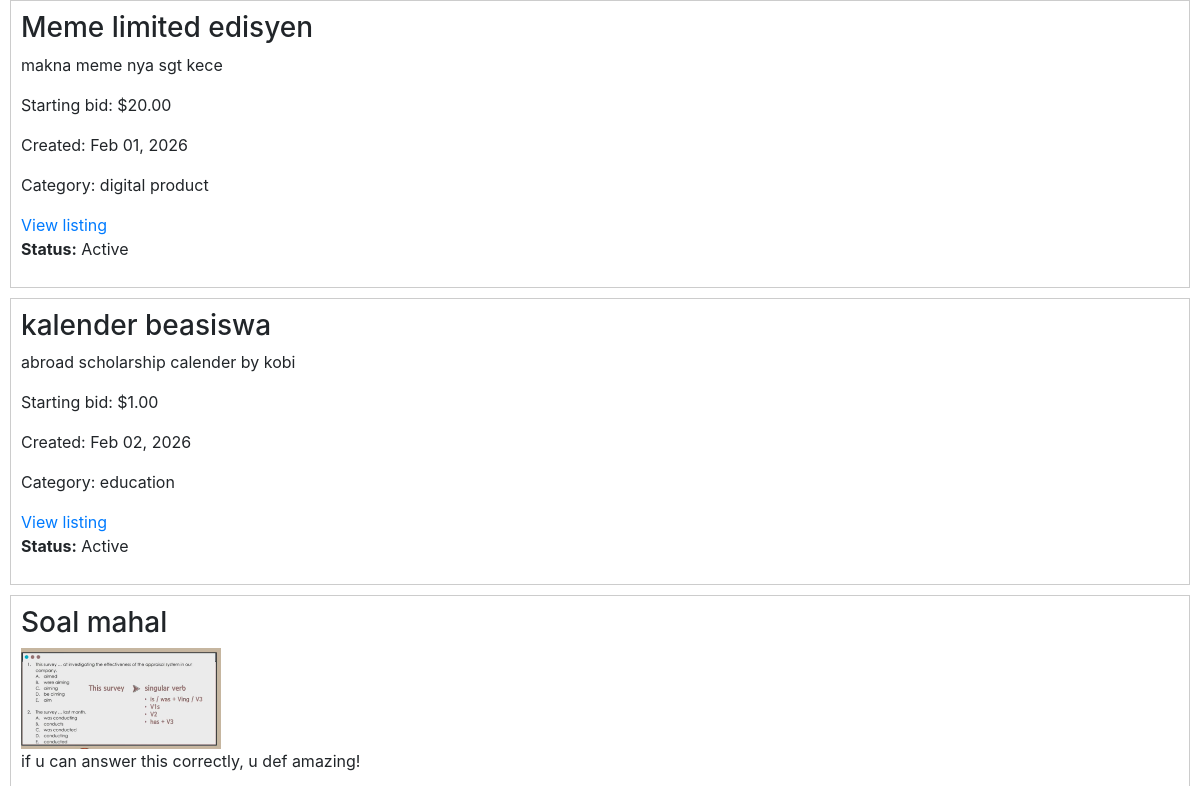
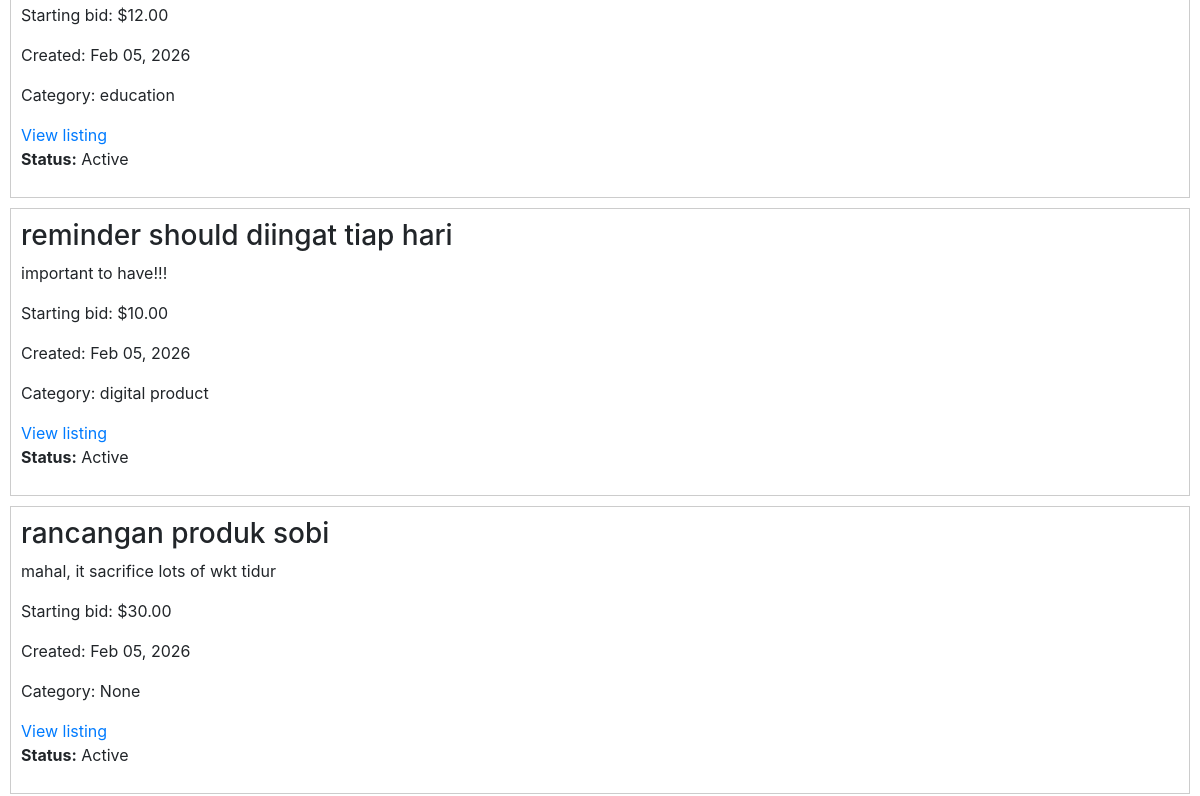
The app's page / (middle part), older data (2 pictures, top to bottom).
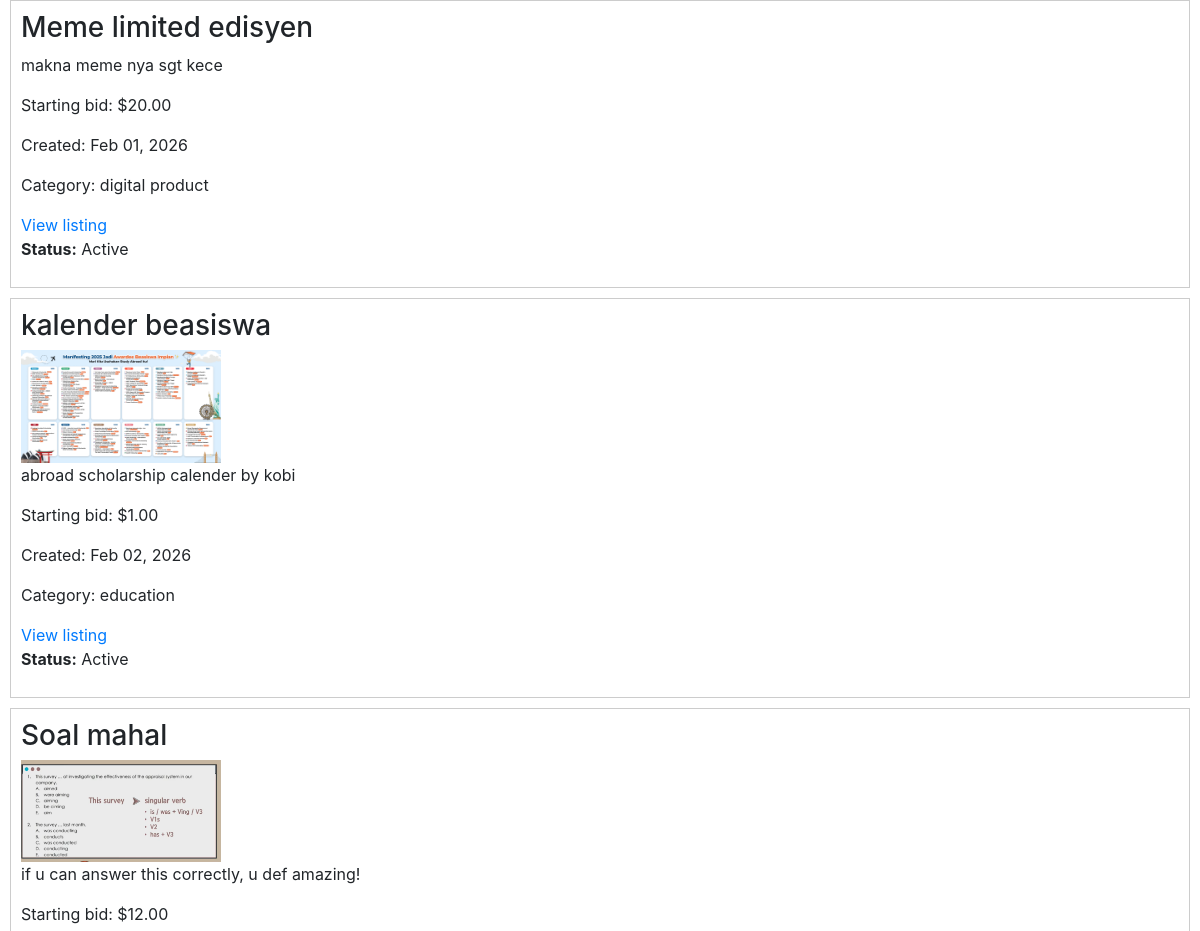
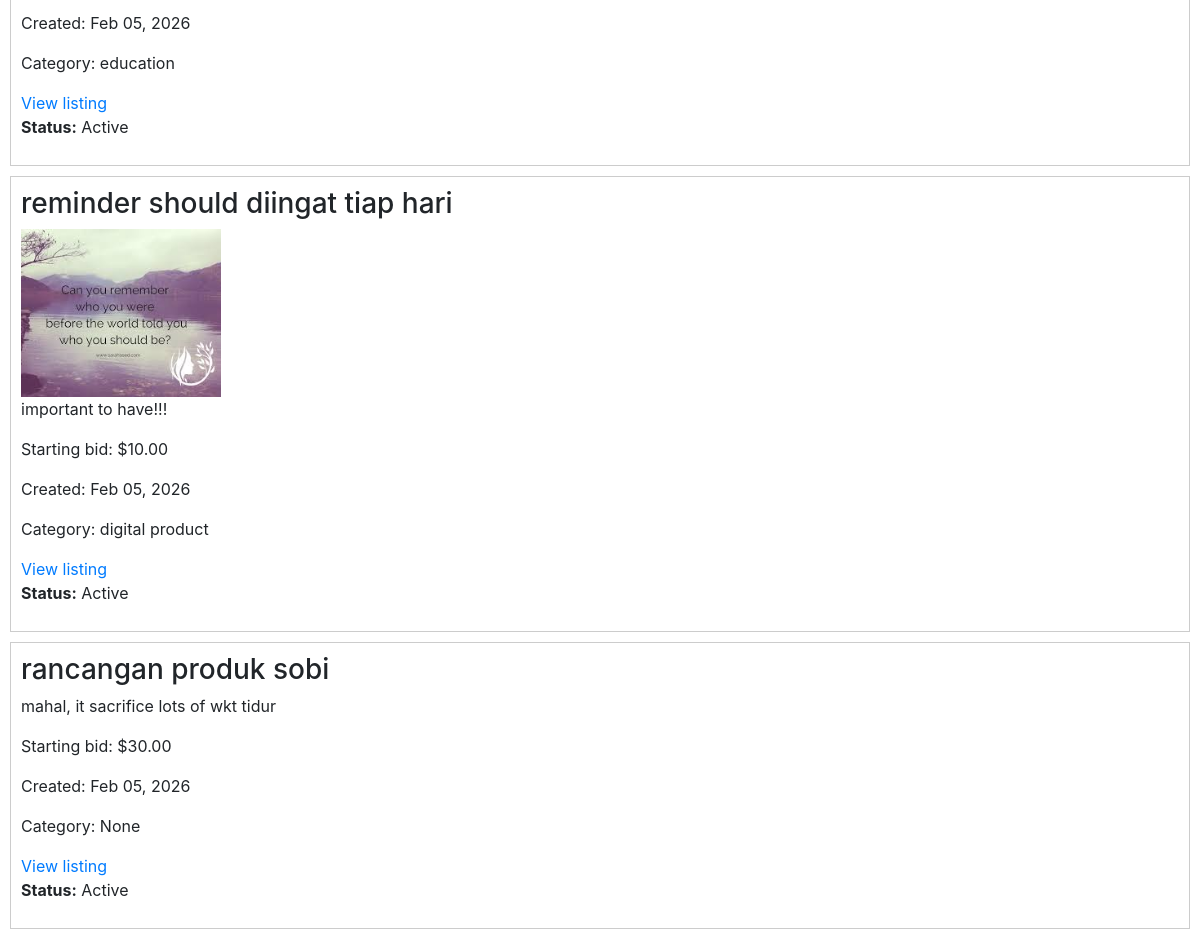
The same page, newer data (2 pictures, top to bottom).
### auctions/models.py (models this page shows, shortened)
class AuctionList(models.Model):
    owner = models.ForeignKey(
        User, on_delete = models.CASCADE, related_name="listings"
    )
    title = models.CharField(max_length=120)
    description = models.TextField()
    starting_bid = models.DecimalField(
        max_digits=10, decimal_places=2
    )
    image = models.ImageField(    # or URL field
       upload_to ="images/", blank = True, null = True
    )
    category = models.ForeignKey(
        Category, on_delete=models.SET_NULL, related_name="listings",  blank = True, null = True
    )
    date_posted = models.DateTimeField(auto_now_add=True)
    is_active = models.BooleanField(default=True)
    winner = models.ForeignKey(
        User, on_delete = models.SET_NULL,  blank = True, null = True, related_name ="won_auction"
    )
    watchlist = models.ManyToManyField(
        User, blank = True, related_name = "watchlist"
    )

class Category(models.Model):
    name = models.CharField(
        max_length=64, unique=True
    )

### auctions/views.py (the view)
# urls.py: path("", views.index, name="index"),
def index(request):
    listings = AuctionList.objects.filter(is_active=True)
    return render(request, "auctions/index.html", {
        "listings": listings
    })

### auctions/templates/auctions/index.html (shortened to what this page needs)
{% extends "auctions/layout.html" %}
{% block body %}
  {% if listings %}
    <div>
      {% for listing in listings %}
        <div style="border: 1px solid #ccc; padding: 10px; margin-bottom: 10px;">
          <h3>{{ listing.title }}</h3>
              {% if listing.image %}
                <img src="{{ listing.image.url }}" alt="{{ listing.title }}" style="max-width: 200px;">
              {% endif %}
          <p>{{ listing.description }}</p>
          <p>
            Starting bid:
            ${{ listing.starting_bid }}
          </p>
          <p>Created: {{ listing.date_posted|date:"M d, Y" }}</p>
          {% if listing.category %}
            <p>Category: {{ listing.category.name }}</p>
          {% else %}
            <p>Category: None</p>
          {% endif %}
            <a href="{% url 'listing_detail' listing.id %}">
              View listing
            </a><p>
        <strong>Status:</strong>
        {% if listing.is_active %}
          Active
        {% else %}
          Closed
        {% endif %}
        </p>
        </div>
      {% endfor %}
    </div>
  {% else %}
    <p>No listings available.</p>
  {% endif %}
{% endblock %}

Row changes from the older to the newer data that the page shows:
changed AuctionList "kalender beasiswa": image: picture added
changed AuctionList "reminder should diingat tiap hari": image: picture added
